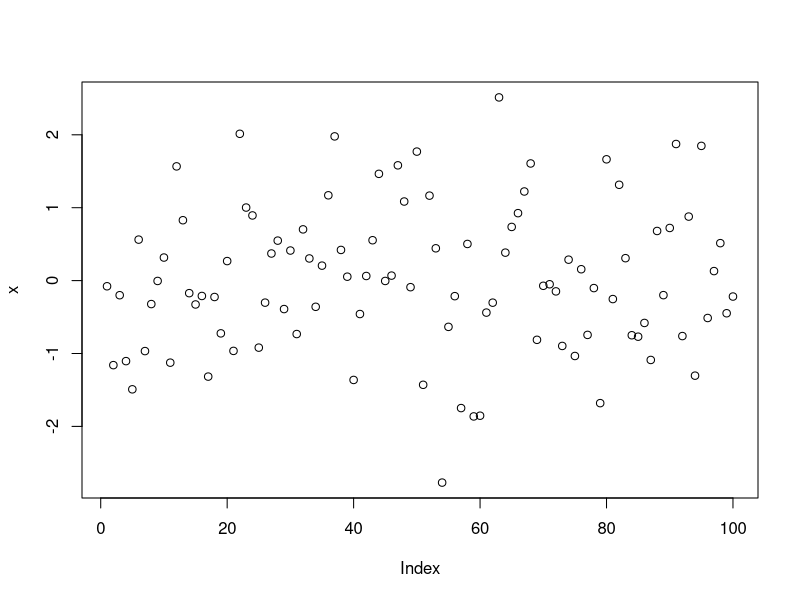

This figure's R source:
x <- rnorm(100)
plot(x)

c("happy", "world", 2015)
#計算結果が文字型に変換される
c("sin(pi/6)=", sin(pi/6))

1:10
rep(10, 3)
seq(1,2,0.1)

x <- c(3,6,10)
x
y <- c(3,2,5)
x/y
